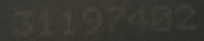
#> input picture ocr/mrrm9.png, 204 x 41 px
$ python ocr.py
#> lines starting #> are read from the running program, lines starting #| are printed output that depends on the picture; after the words box and inside, x2 and y2 are one past the last pixel; in counts of white or black regions, pixels touching at a corner belong together
import numpy as np
import cv2
import idx2numpy
import numpy as np
import cv2 as cv
from sklearn.neighbors import KNeighborsClassifier
from sklearn.model_selection import cross_val_score
import operator
from operator import itemgetter
from sklearn.datasets import load_digits
from sklearn.model_selection import train_test_split
from sklearn.metrics import precision_recall_fscore_support
from sklearn.metrics import accuracy_score
from KNN import KNN
import time


# Set image path

fileName = "mrrm9.png"

# Read input image:
inputImage = cv2.imread(fileName)
#> inputImage is the input picture: shape (41, 204, 3); mean B, G, R 48.2, 54.8, 55.6
inputCopy = inputImage.copy()

# Convert BGR to grayscale:
grayscaleImage = cv2.cvtColor(inputImage, cv2.COLOR_BGR2GRAY)


# adaptive thereshould parameter to separate the foreground image from the background
windowSize = 43
windowConstant = -1
# Apply the threshold:
binaryImage = cv2.adaptiveThreshold(
    grayscaleImage, 255, cv2.ADAPTIVE_THRESH_GAUSSIAN_C, cv2.THRESH_BINARY, windowSize, windowConstant)
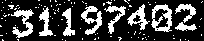
#> binaryImage: shape (41, 204); 25.1% white; 101 white regions (92 under 20 px), largest, box (x1, y1, x2, y2) and area: (151, 4, 172, 32) 307, (11, 9, 34, 38) 286, (81, 6, 102, 35) 269


# Perform an area filter on the binary blobs:
componentsNumber, labeledImage, componentStats, componentCentroids = cv2.connectedComponentsWithStats(
    binaryImage, connectivity=4)
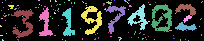
#> labeledImage: shape (41, 204) int32; 130 distinct labels, from 0 to 129; one colour per label, 0 black
#> componentsNumber = 130; componentStats = 130 rows, first 6: [0, 0, 204, 41, 6261], [5, 0, 1, 1, 1], [38, 0, 2, 1, 2], [50, 0, 1, 2, 2], [55, 0, 2, 2, 3], [68, 0, 2, 1, 2]; componentCentroids = 130 pairs, first value 0.333 to 202, second value 0 to 40

# Set the minimum pixels for the area filter:
minArea = 43

# Get the indices/labels of the remaining components based on the area stat
# (skip the background component at index 0)
remainingComponentLabels = [i for i in range(
    1, componentsNumber) if componentStats[i][4] >= minArea]
#> remainingComponentLabels = [29, 31, 32, 43, 44, 49, 54, 61, 84]

# Filter the labeled pixels based on the remaining labels,
# assign pixel intensity to 255 (uint8) for the remaining pixels
filteredImage = np.where(
    np.isin(labeledImage, remainingComponentLabels) == True, 255, 0).astype('uint8')
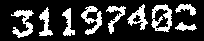
#> filteredImage: shape (41, 204); 22.1% white; 9 white regions, largest, box (x1, y1, x2, y2) and area: (151, 4, 172, 32) 303, (11, 10, 34, 38) 282, (81, 6, 102, 35) 269


# Set kernel (structuring element) size:
kernelSize = 3

# Set operation iterations:
opIterations = 1

# Get the structuring element:
maxKernel = cv2.getStructuringElement(cv2.MORPH_RECT, (kernelSize, kernelSize))

# Perform closing:
closingImage = cv2.morphologyEx(
    filteredImage, cv2.MORPH_CLOSE, maxKernel, None, None, opIterations, cv2.BORDER_REFLECT101)
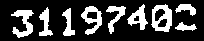
#> closingImage: shape (41, 204); 24.2% white; 9 white regions


# Get each bounding box
# Find the big contours/blobs on the filtered image:
contours, hierarchy = cv2.findContours(
    closingImage, cv2.RETR_CCOMP, cv2.CHAIN_APPROX_SIMPLE)
#> contours = 13 contours; largest, box (x1, y1, x2, y2) and area: (151, 4, 172, 32) 438, (81, 6, 102, 35) 307, (11, 10, 34, 38) 250, (127, 4, 148, 30) 226, (106, 6, 126, 34) 168

contours_poly = [None] * len(contours)
#> contours_poly = 13 items
# The Bounding Rectangles will be stored here:
boundRect = []

# Alright, just look for the outer bounding boxes:
for i, c in enumerate(contours):

    if hierarchy[0][i][3] == -1:
        contours_poly[i] = cv2.approxPolyDP(c, 3, True)
        boundRect.append(cv2.boundingRect(contours_poly[i]))
#> this loop made 13 passes
#> after the loop, boundRect = [(175, 22, 22, 7), (11, 10, 23, 28), (62, 8, 13, 28), (39, 7, 14, 29), (106, 6, 19, 28), (81, 6, 21, 29), (175, 4, 21, 11), (151, 4, 21, 28), (127, 4, 21, 26)]


# Draw the bounding boxes on the (copied) input image:
for i in range(len(boundRect)):
    color = (0, 255, 0)
    cv2.rectangle(inputCopy, (int(boundRect[i][0]), int(boundRect[i][1])),
                  (int(boundRect[i][0] + boundRect[i][2]), int(boundRect[i][1] + boundRect[i][3])), color, 2)
#> this loop made 9 passes
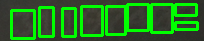
#> inputCopy: shape (41, 204, 3); mean B, G, R 35.4, 109.4, 40.7


def fillWithZeros(arr):
    return cv2.resize(arr, (28, 28))


# loading train images and test labels
# trainimage is 60000 ,28 , 28 shape
#> (the run stopped early here; a loop or call above may not have finished)
